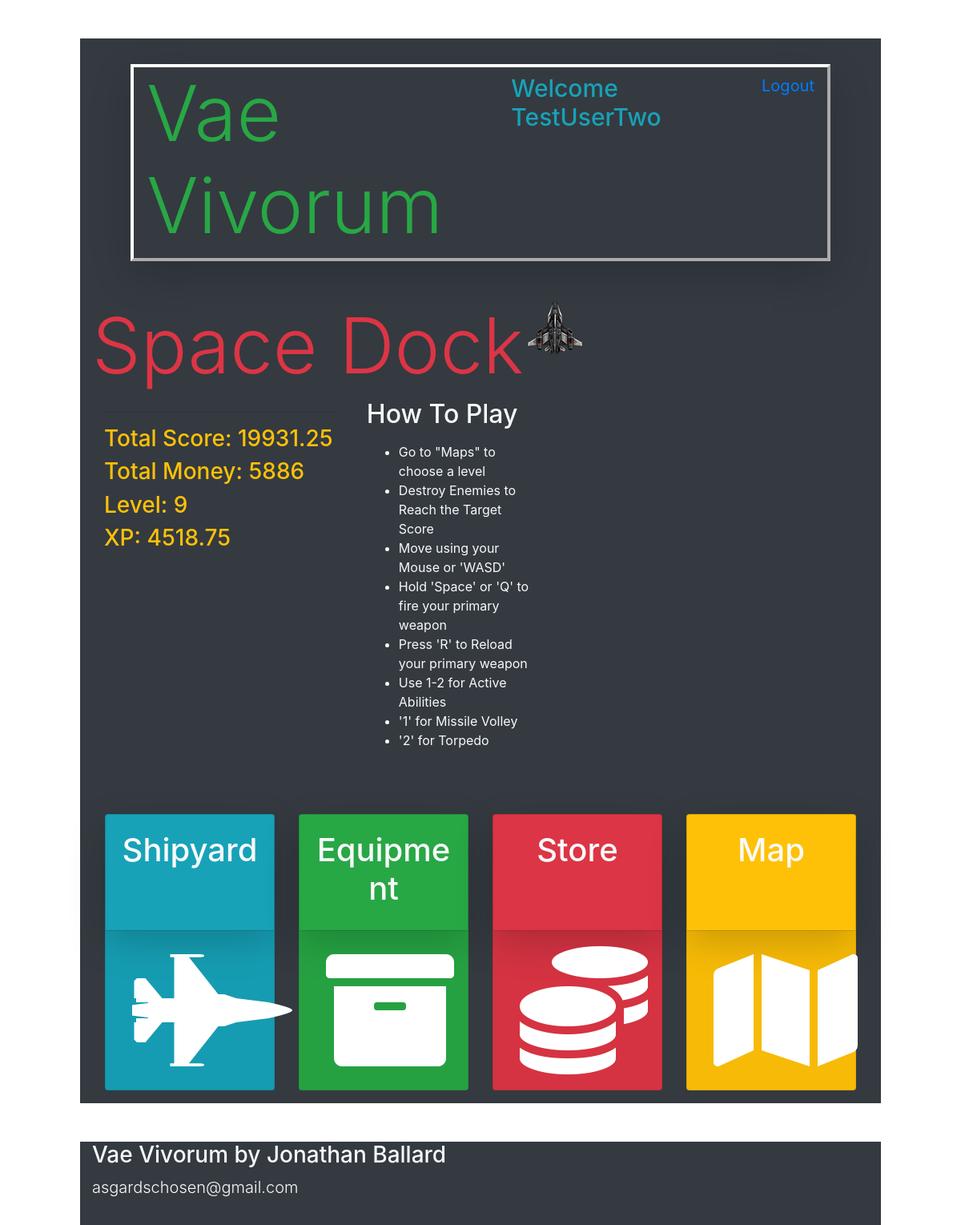
/dock (signed in), run on an earlier commit of the app's database.
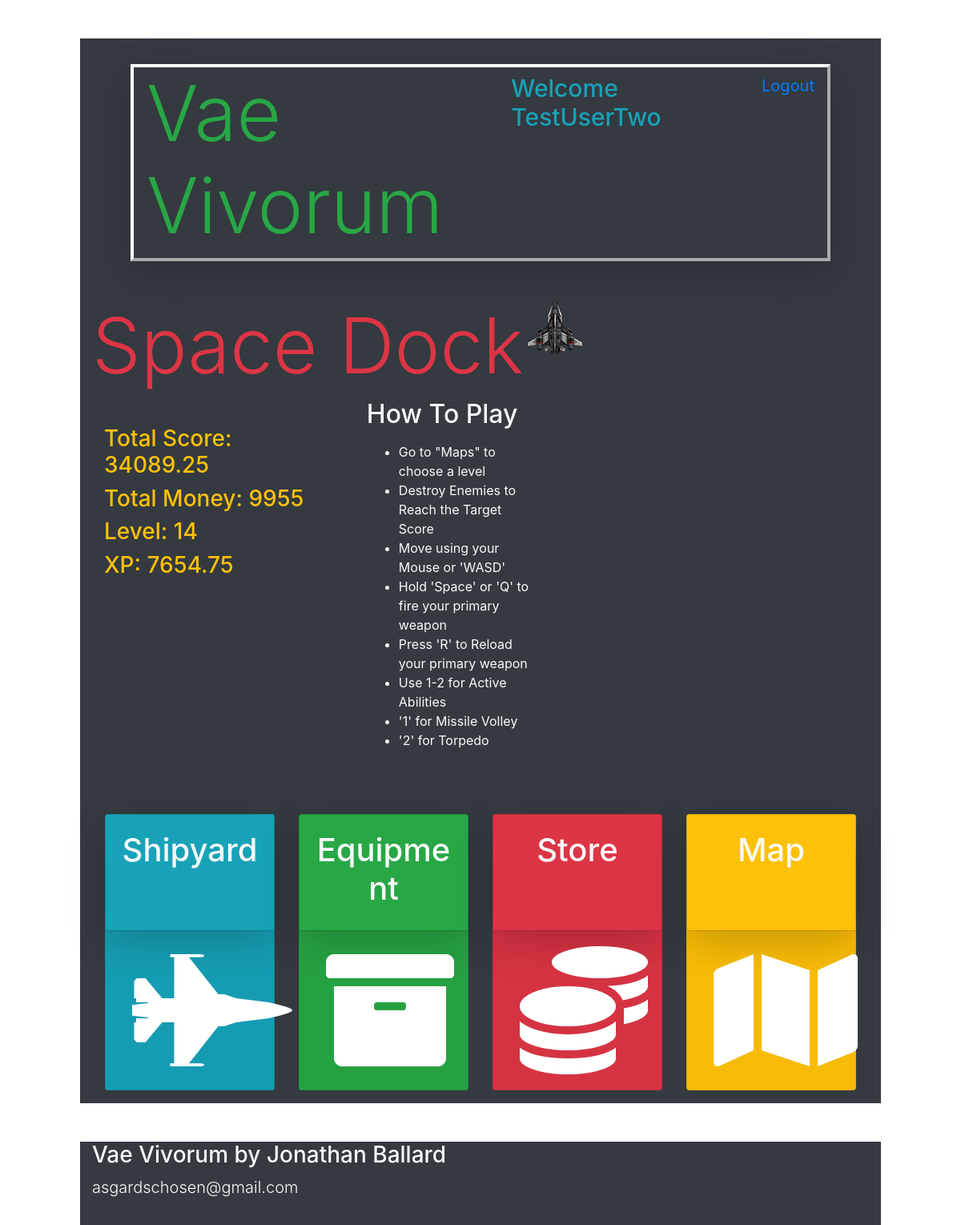
And on a later commit of the database.
### models.py (models this page shows)
class Users(db.Model):
    __tablename__ = "Users"
    id = db.Column(db.Integer, primary_key=True)
    username = db.Column(db.String(255))
    email = db.Column(db.String(255))
    password = db.Column(db.String(255))
    created_at = db.Column(db.DateTime)
    updated_at = db.Column(db.DateTime)
    current_kills = db.Column(db.Integer, default=0)
    current_score = db.Column(db.Integer, default=0)
    current_money = db.Column(db.Integer, default=0)
    current_xp = db.Column(db.Integer, default=0)
    current_level = db.Column(db.Integer, default=0)
    active_ship = db.Column(db.Integer, default=0)
    abilityPointsEarned = db.Column(db.Integer, default=0)
    abilityPointsSpent = db.Column(db.Integer, default = 0)
    passive1 = db.Column(db.Integer, default=0)
    passive2 = db.Column(db.Integer, default=0)
    passive3 = db.Column(db.Integer, default=0)
    passive4 = db.Column(db.Integer, default=0)
    passive5 = db.Column(db.Integer, default=0)
    passive6 = db.Column(db.Integer, default=0)
    passive7 = db.Column(db.Integer, default=0)
    passive8 = db.Column(db.Integer, default=0)
    passive9 = db.Column(db.Integer, default=0)
    passive10 = db.Column(db.Integer, default=0)
    passive11 = db.Column(db.Integer, default=0)
    passive12 = db.Column(db.Integer, default=0)
    passive13 = db.Column(db.Integer, default=0)
    passive14 = db.Column(db.Integer, default=0)
    passive15 = db.Column(db.Integer, default=0)
    passive16 = db.Column(db.Integer, default=0)
    passive17 = db.Column(db.Integer, default=0)
    passive18 = db.Column(db.Integer, default=0)
    passive19 = db.Column(db.Integer, default=0)
    passive20 = db.Column(db.Integer, default=0)
    character_active_ability_id = db.Column(db.Integer, db.ForeignKey("Active_Abilities.id", ondelete="cascade"))
    passive_abilities_this_user_has = db.relationship('User_Character', backref="characters_that_have_this_passive")

### app.py (the view)
@app.route('/dock')
def dock():
    if 'id' in session:
        loggedInUser = Users.query.get(session['id'])
    else:
        return redirect('/')
    print('CURRENT SESSION USER: ', session['id'])
    return render_template("dock.html", thisUser = loggedInUser)

### templates/dock.html (shortened to what this page needs)
<!DOCTYPE html>
<html lang="en">
<head>
    <link rel="stylesheet" href="https://stackpath.bootstrapcdn.com/bootstrap/4.4.1/css/bootstrap.min.css">
    <link rel="stylesheet" href="https://cdnjs.cloudflare.com/ajax/libs/font-awesome/5.11.2/css/all.css" />
    <link rel="stylesheet" type="text/css" href="{{ url_for('static', filename='css/style.css') }}">
</head>
<body>
    <div class="container bg-dark mt-5 text-warning pt-3 col-xl-10">
        <div id="topbar" class="d-flex flex-row mb-5 mx-5 mt-3 vaeBorder shadow-lg">
            <h1 class="display-1 d-inline-flex text-success ml-3">Vae Vivorum</h1>
            <h4 class="ml-auto d-inline-flex mt-2 text-info welcomeText" >Welcome {{ thisUser.username }}</h4>
            <a class="ml-5 d-inline-flex mt-2 mr-3 logoutLink" href="/logout">Logout</a>
        </div>
        <div class="">
            <h1 class="d-inline-block display-1 text-center text-danger">Space Dock</h1>
            <img class="d-inline-block align-top" id="playershipDashboard" src="../static/img/ships/player.png" alt="spaceship">
        </div>
        <div class="container col-xl-4 bg-dark align-top d-inline-block">
            <hr>
            <h3>Total Score: {{ thisUser.current_score }}</h3>
            <h3>Total Money: {{ thisUser.current_money }}</h3>
            <h3>Level: {{ thisUser.current_level }}</h3>
            <h3>XP: {{ thisUser.current_xp }}</h3>
        </div>
        <div class="container bg-dark text-light d-inline-block col-xl-3 align-top">
            <h2>How To Play</h2>
            <ul class="d-inline-block mt-2">
                <li>Go to "Maps" to choose a level</li>
                <li>Destroy Enemies to Reach the Target Score</li>
                <li>Move using your Mouse or 'WASD'</li>
                <li>Hold 'Space' or 'Q' to fire your primary weapon</li>
                <li>Press 'R' to Reload your primary weapon</li>
                <li>Use 1-2 for Active Abilities</li>
                <li>'1' for Missile Volley</li>
                <li>'2' for Torpedo</li>
            </ul>
        </div>
        <div class="card-deck iconDiv mt-5 p-3">
            <div class="card iconCard bg-info">
                <div class="card-body shadow-lg">
                    <h1 class="card-title mb-2 text-light text-center">Shipyard</h1>
                </div>
                <div class="card-footer">
                    <a href="/ships"><div class="linkIcon"><i class="img-fluid btn fas fa-10x fa-fighter-jet"></i></div></a>
                </div>
            </div>
            <div class="card iconCard bg-success">
                <div class="card-body shadow-lg">
                    <h1 class="card-title mb-2 text-light text-center">Equipment</h1>
                </div>
                <div class="card-footer">
                    <a href="/equipment"><div class="linkIcon"><i class="img-fluid btn fas fa-10x fa-archive"></i></div></a>
                </div>
            </div>
            <div class="card iconCard bg-danger">
                <div class="card-body shadow-lg">
                    <h1 class="card-title mb-2 text-light text-center">Store</h1>
                </div>
                <div class="card-footer">
                    <a href="/store"><div class="linkIcon"><i class="img-fluid btn fas fa-10x fa-coins"></i></div></a>
                </div>
            </div>
            <div class="card iconCard bg-warning">
                <div class="card-body shadow-lg">
                    <h1 class="card-title mb-2 text-light text-center">Map</h1>
                </div>
                <div class="card-footer">
                    <a href="/map"><div class="linkIcon"><i class="img-fluid btn fas fa-10x fa-map"></i></div></a>
                </div>
            </div>
        </div>
    </div>
    <div id="bottombar" class="container bg-dark col-xl-10 mt-5 pb-3 text-light">
        <h3>Vae Vivorum by Jonathan Ballard</h3>
        <p class="lead">asgardschosen@gmail.com</p>
    </div>
</body>
</html>

What changed in the data, as far as the page shows it:
changed Users "TestUserTwo": current_score "19931.25" → "34089.25"; current_money "5886" → "9955"; current_level "9" → "14"; current_xp "4518.75" → "7654.75"
